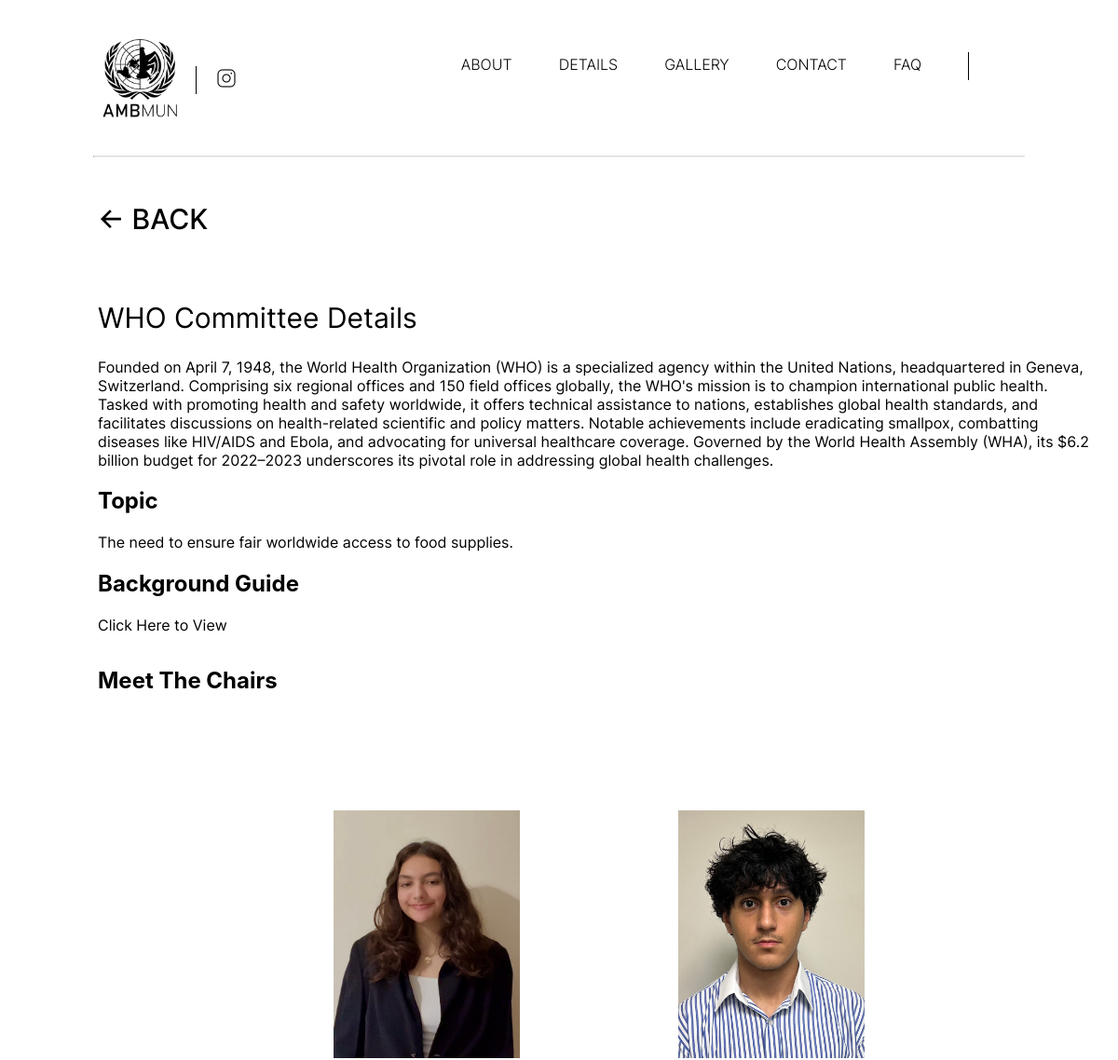
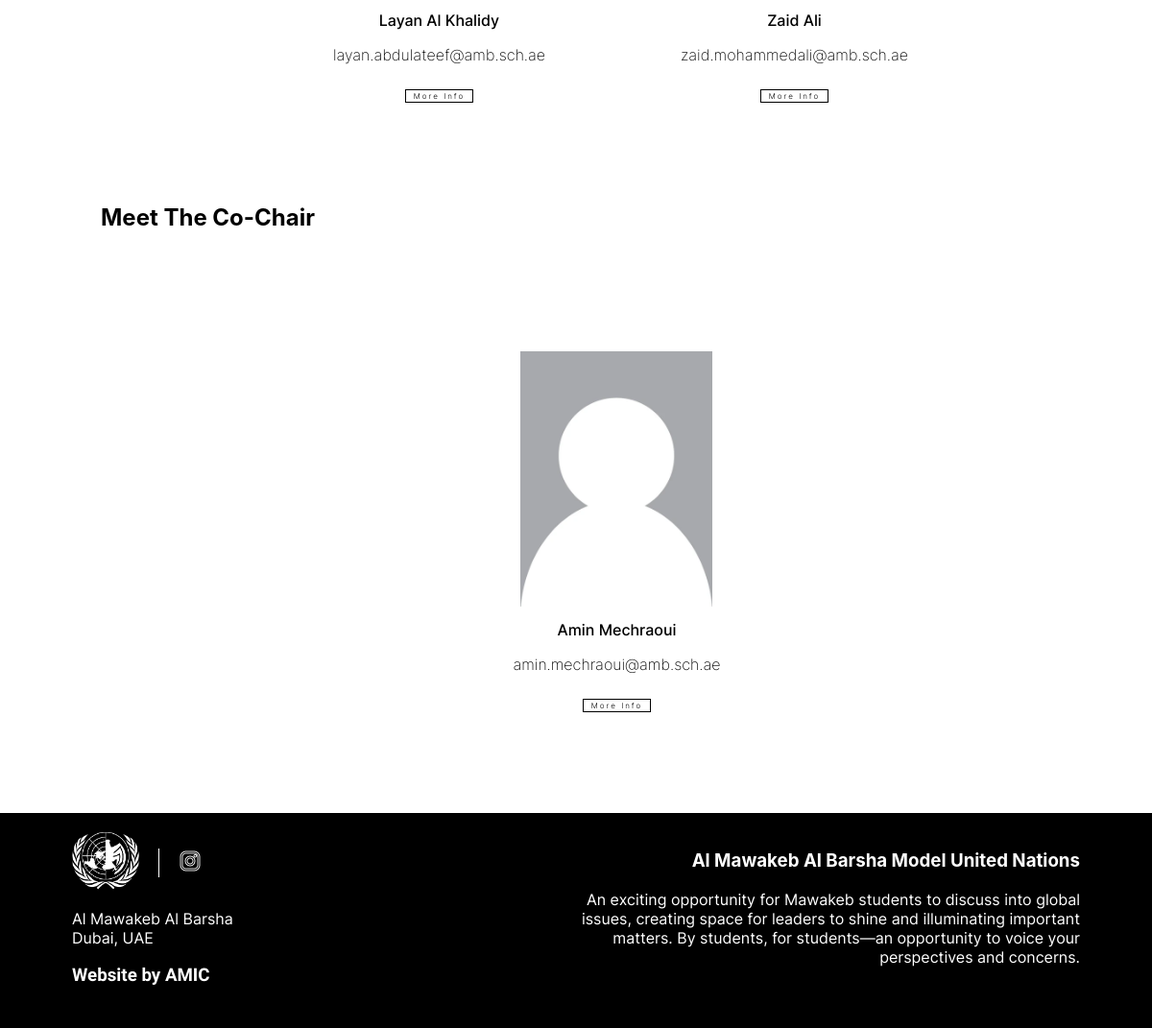
Page /Committees/1/ on the committed database (2 pictures, top to bottom).
### website/models.py (models this page shows)
class Committee(models.Model):
    id = models.AutoField(primary_key=True)
    name = models.CharField(max_length=40)
    about = models.TextField()
    photo = models.ImageField(upload_to='committee_photos/')
    topic = models.TextField()
    chair_1_id = models.ForeignKey(Chair, on_delete=models.CASCADE, related_name='chair_1_committees')
    chair_2_id = models.ForeignKey(Chair, on_delete=models.CASCADE, related_name='chair_2_committees')
    cochair_id = models.ForeignKey(CoChair, on_delete=models.CASCADE, related_name='cochair_committees', null=True, blank=True)
    background_guide = models.FileField(upload_to="background_guide", max_length=254, default='background_guide/default.pdf')

class Chair(models.Model):
    id = models.AutoField(primary_key=True)
    name = models.CharField(max_length=40)
    email = models.EmailField(max_length=254, default="@amb.sch.ae")
    about = models.TextField()
    photo = models.ImageField(upload_to='chair_photos/')

class CoChair(models.Model):
    id = models.AutoField(primary_key=True)
    name = models.CharField(max_length=40)
    email = models.EmailField(max_length=254, default="@amb.sch.ae")
    about = models.TextField()
    photo = models.ImageField(upload_to='chair_photos/')

### website/views.py (the view)
# urls.py: path('Committees/<int:committee_id>/', views.Committee_Detail, name='committee_detail'),
def Committee_Detail(request, committee_id):
    committee = get_object_or_404(Committee, pk=committee_id)
    return render(request, 'committee_detail.html', {'committee': committee})

### templates/committee_detail.html (shortened to what this page needs)
{% extends 'base.html' %}
{% load static %}
{% block content %}
<div class="root" style="padding-top: 172px;">
    <div class="subrootcontainer">
        <div class="subroot" style="padding: 20px; min-height: 700px;">
            <a href="{% url 'committees' %}" style="width: auto;" class="desktopmargin">
                <h2 style="font-family: inter; font-weight: 500; font-size: 30px; padding-bottom: 5px;"><- Back</h2>
            </a>
            <h2 class="header desktopmargin">{{ committee.name }} Committee Details</h2>
            <div class="desktopmargin">
                <p>{{ committee.about }}</p>
                <h2>Topic</h2>
                <p>{{ committee.topic }}</p>
                <h2>Background Guide</h2>
                {% if committee.background_guide %}
                <a style="text-transform: none;" onclick="createWordViewer(location.protocol + '//' + location.host + '{{ committee.background_guide.url }}');">Click Here to View</a>
                {% else %}
                <p>Background guide is not available.</p>
                {% endif %}
                <h2>Meet The Chairs</h2>
                <div class="cardrow flexcontainer" style="grid-gap: 80px; ">
                    <div class="card" style="padding: 25px;">
                        <div class="cardcontent">
                            <div class="centerer" style="margin-top: 25px;">
                                <img class="cardimage" src="{{ committee.chair_1_id.photo.url }}">
                            </div>
                            <h2 class="cardtitle">{{ committee.chair_1_id.name }}</h2>
                            <p class="cardemail" title="{{ committee.chair_1_id.email }}">{{ committee.chair_1_id.email }}</p>
                            <div class="centerer"><button
                                    style="height: 14px; font-size: 8px; margin-top: 10px; margin-bottom: 10px;"
                                    onclick="this.parentElement.parentElement.children[5].hidden = !this.parentElement.parentElement.children[5].hidden;">More
                                    Info</button></div>
                        </div>
                    </div>
                    <div class="card" style="padding: 25px;">
                        <div class="cardcontent">
                            <div class="centerer" style="margin-top: 25px;">
                                <img class="cardimage" src="{{ committee.chair_2_id.photo.url }}">
                            </div>
                            <h2 class="cardtitle">{{ committee.chair_2_id.name }}</h2>
                            <p class="cardemail" title="{{ committee.chair_2_id.email }}">{{ committee.chair_2_id.email }}</p>
                            <div class="centerer"><button
                                    style="height: 14px; font-size: 8px; margin-top: 10px; margin-bottom: 10px;"
                                    onclick="this.parentElement.parentElement.children[5].hidden = !this.parentElement.parentElement.children[5].hidden;">More
                                    Info</button></div>
                        </div>
                    </div>
                </div>
                {% if committee.cochair_id %}
                <h2>Meet The Co-Chair</h2>
                <div class="cardrow flexcontainer" style="grid-gap: 80px; ">
                    <div class="card" style="padding: 25px;">
                        <div class="cardcontent">
                            <div class="centerer" style="margin-top: 25px;">
                                <img class="cardimage" src="{{ committee.cochair_id.photo.url }}">
                            </div>
                            <h2 class="cardtitle">{{ committee.cochair_id.name }}</h2>
                            <p class="cardemail" title="{{ committee.chair_2_id.email }}">{{ committee.cochair_id.email }}</p>
                            <div class="centerer"><button
                                    style="height: 14px; font-size: 8px; margin-top: 10px; margin-bottom: 10px;"
                                    onclick="this.parentElement.parentElement.children[5].hidden = !this.parentElement.parentElement.children[5].hidden;">More
                                    Info</button></div>
                        </div>
                    </div>
                </div>
                {% endif %}
            </div>
        </div>
    </div>
</div>
{% endblock %}

### static/CSS/common.css (style rules this page uses)
body { font-family: inter; margin: 0px; }
a { color: black; text-transform: uppercase; text-decoration: none; display: inline-block; padding-bottom: 15px; position: relative; }
a:after { background: none repeat scroll 0 0 transparent; bottom: 0; content: ""; display: block; height: 2px; left: 50%; position: absolute; background: #35599b; transition: width 0.3s ease 0s, left 0.3s ease 0s; width: 0; }
.flexcontainer { display: flex; flex-direction: row; flex-wrap: wrap; justify-content: center; }
.card { aspect-ratio: 20/27; max-width: 240px; background-color: white; margin-bottom: 50px; flex-basis: calc( 100% / 3); display: flex; align-items: center; justify-content: center; }
.cardimage { width: 200px; object-fit: cover; object-position: center center; }
.header { font-family: inter; font-weight: 400; font-size: 30px; }
.cardtitle { font-family: inter; font-size: 16px; font-weight: 500; text-align: center; }
.cardemail { font-family: inter; font-size: 14; font-weight: 200; text-align: center; white-space: nowrap; overflow: hidden; text-overflow: ellipsis; max-width: 240px; }
.subrootcontainer { background-color: rgba(255,255,255,0.9); }
.desktopmargin { margin-left: 85px; }
img { object-fit: cover; object-position: center center; }

### static/CSS/style.css (style rules this page uses)
body { font-family: inter; margin: 0px; }
.root { width: 100%; height: 100%; padding-top: 160px; }
button { background-color: rgba(255,255,255,0.5); border: 1px solid black; aspect-ratio: 235/46; font-family: inter; font-weight: 300; color: black; font-size: 20px; letter-spacing: 2px; cursor: pointer; box-shadow: none; transition-duration: 0.3s; }
.centerer { width: 100%; display: flex; justify-content: center; }
.cardrow { display: flex; justify-content: center; align-items: center; margin-top: 75px; gap: 80px; }
.cardcontent { display: block; }
.cardimage { aspect-ratio: 100/133; }
p, h1, h2, h3, h4, h5, h6, div, span { font-family: inter; }

### rows in the picture
Committee: name "WHO", about "Founded on April 7, 1948, the World Health Organization (WHO) is a specialized agency within the United Nations, headquartered in Geneva, Switzerland. Comprising six regional offices and 150 field offices globally, the WHO's mission is to champion international public health. Tasked with promoting health and safety worldwide, it offers technical assistance to nations, establishes global health standards, and facilitates discussions on health-related scientific and policy matters. Notable achievements include eradicating smallpox, combatting diseases like HIV/AIDS and Ebola, and advocating for universal healthcare coverage. Governed by the World Health Assembly (WHA), its $6.2 billion budget…", topic "The need to ensure fair worldwide access to food supplies.", chair_1_id.photo (picture), chair_1_id.name "Layan Al Khalidy", chair_1_id.email "layan.abdulateef@amb.sch.ae", chair_2_id.photo (picture), chair_2_id.name "Zaid Ali", chair_2_id.email "zaid.mohammedali@amb.sch.ae", cochair_id.photo (placeholder picture), cochair_id.name "Amin Mechraoui", cochair_id.email "amin.mechraoui@amb.sch.ae"
